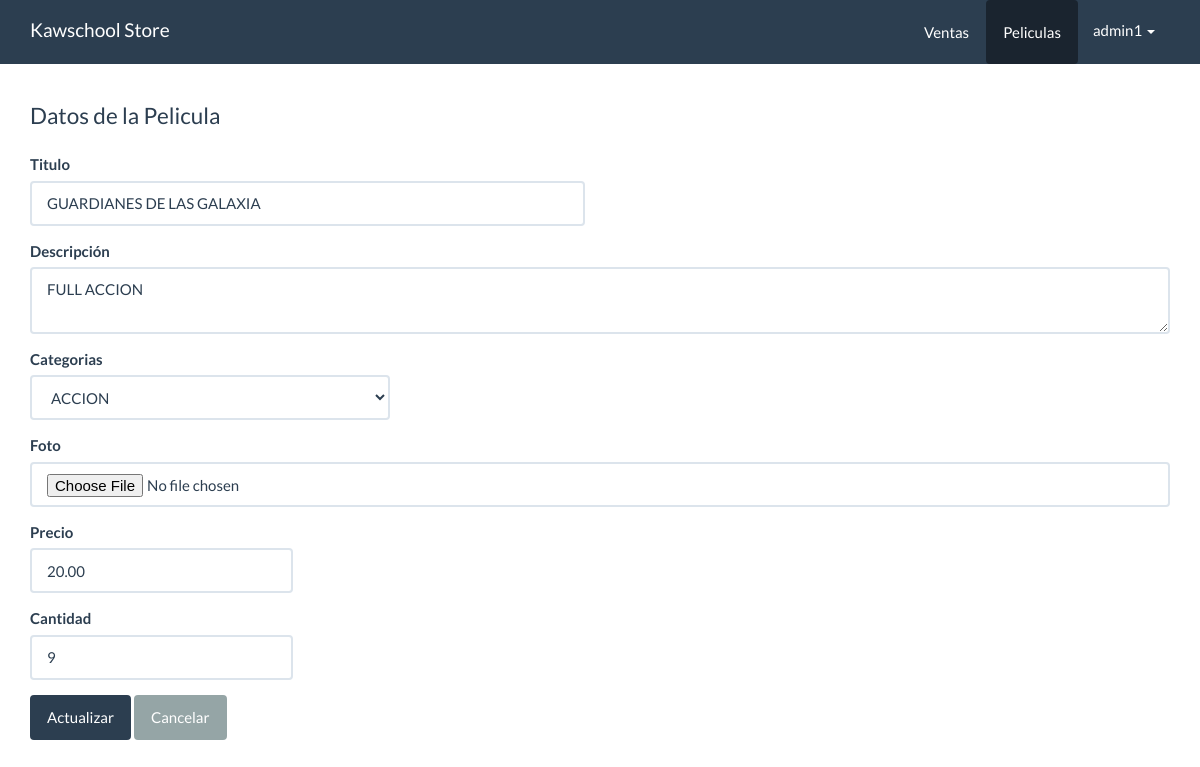
/panel/peliculas/form_actualizar.php?id=1 (signed in), run on the app's committed database.
### tables this page shows
CREATE TABLE `peliculas`  (
  `id` int(11) NOT NULL AUTO_INCREMENT,
  `titulo` varchar(80) NOT NULL,
  `descripcion` varchar(300) NOT NULL,
  `foto` varchar(100) NOT NULL,
  `precio` decimal(10, 2) NOT NULL,
  `categoria_id` int(10) NOT NULL,
  `fecha` date NOT NULL,
  `estado` int(11) NOT NULL DEFAULT 1,
  `cantidad` int(11) NOT NULL,
  `stock_min` int(11) NOT NULL,
  `stock_max` int(11) NOT NULL,
  PRIMARY KEY (`id`) USING BTREE
);

CREATE TABLE `categorias`  (
  `id` int(10) NOT NULL AUTO_INCREMENT,
  `nombre` varchar(50) NOT NULL,
  PRIMARY KEY (`id`) USING BTREE
);

### src/Pelicula.php (called while the page is built, shortened)
<?php
class Pelicula{
    private $cn = null;
    public function __construct(){
        $this->config = parse_ini_file(__DIR__.'/../config.ini') ;
        $this->cn = new \PDO( $this->config['dns'], $this->config['usuario'],$this->config['clave'],array(
            \PDO::MYSQL_ATTR_INIT_COMMAND => 'SET NAMES utf8'
        ));
    }
    public function mostrarPorId($id){
        $sql = "SELECT * FROM `peliculas` WHERE `id`=:id ";
        $resultado = $this->cn->prepare($sql);
        $_array = array(
            ":id" =>  $id
        );
        if($resultado->execute($_array))
            return $resultado->fetch();
        return false;
    }
}

### src/Categoria.php (called while the page is built, shortened)
<?php
class Categoria{
    private $cn = null;
    public function __construct(){
        $this->config = parse_ini_file(__DIR__.'/../config.ini') ;
        $this->cn = new \PDO( $this->config['dns'], $this->config['usuario'],$this->config['clave'],array(
            \PDO::MYSQL_ATTR_INIT_COMMAND => 'SET NAMES utf8'
        ));
    }
    public function mostrar(){
        $sql = "SELECT * FROM categorias";
        $resultado = $this->cn->prepare($sql);
        if($resultado->execute())
            return $resultado->fetchAll();
        return false;
    }
}

### panel/peliculas/form_actualizar.php (the view, shortened to what this page needs)
<?php
  if(isset($_GET['id']) && is_numeric($_GET['id'])){
      $id = $_GET['id'];
      $pelicula = new Kawschool\Pelicula;
      $resultado = $pelicula->mostrarPorId($id);
?>
<?php
  }else{
    header('Location: index.php');
  }
?>
<!DOCTYPE html>
<html lang="en">
  <head>
    <link rel="stylesheet" href="../../assets/css/bootstrap.min.css">
    <link rel="stylesheet" href="../../assets/css/estilos.css">
  </head>
  <body>
    <nav class="navbar navbar-default navbar-fixed-top">
      <div class="container">
        <div class="navbar-header">
          <a class="navbar-brand" href="../dashboard.php">Kawschool Store</a>
        </div>
        <div id="navbar" class="navbar-collapse collapse">
          <ul class="nav navbar-nav pull-right">
            <li>
              <a href="../pedidos/index.php" class="btn">Ventas</a>
            </li>
            <li class="active">
              <a href="index.php" class="btn">Peliculas</a>
            </li>
            <li class="dropdown">
                <a href="#" class="dropdown-toggle" data-toggle="dropdown" role="button" aria-haspopup="true" aria-expanded="false"><?php print $_SESSION['usuario_info']['nombre_usuario'] ?> <span class="caret"></span></a>
            </li>
          </ul>
        </div>
      </div>
    </nav>
    <div class="container" id="main">
      <div class="row">
        <div class="col-md-12">
          <fieldset>
            <legend>Datos de la Pelicula</legend>
            <form method="POST" action="" enctype="multipart/form-data" >
              <div class="row">
                  <div class="col-md-6">
                      <div class="form-group">
                          <label>Titulo</label>
                          <input value="<?php print $resultado['titulo'] ?>" type="text" class="form-control" name="titulo" required>
                      </div>
                  </div>
              </div>
              <div class="row">
                  <div class="col-md-12">
                      <div class="form-group">
                          <label>Descripción</label>
                          <textarea class="form-control" name="descripcion" id="" cols="3" required><?php print $resultado['descripcion']?></textarea>
                      </div>
                  </div>
              </div>
              <div class="row">
                  <div class="col-md-4">
                      <div class="form-group">
                          <label>Categorias</label>
                          <select class="form-control" name="categoria_id" required>
                            <?php
                              $categoria = new Kawschool\Categoria;
                              $info_categoria = $categoria->mostrar();
                              $cantidad = count($info_categoria);
                                for($x =0; $x< $cantidad;$x++){
                                  $item = $info_categoria[$x];
                              ?>
                                <option value="<?php print $item['id'] ?>"
                                 <?php print $resultado['categoria_id']== $item['id'] ?'selected':'' ?>
                                ><?php print $item['nombre'] ?></option>
                              <?php
                                }
                              ?>
                          </select>
                      </div>
                  </div>
              </div>
              <div class="row">
                  <div class="col-md-12">
                      <div class="form-group">
                          <label>Foto</label>
                          <input type="file" class="form-control" name="foto">
                      </div>
                  </div>
              </div>
              <div class="row">
                  <div class="col-md-3">
                      <div class="form-group">
                          <label>Precio</label>
                          <input value="<?php print $resultado['precio']?>" type="number" class="form-control" name="precio" placeholder="0.00" required>
                      </div>
                  </div>
              </div>
              <div class="row">
                  <div class="col-md-3">
                      <div class="form-group">
                          <label>Cantidad</label>
                          <input value="<?php print $resultado['cantidad']?>" type="number" class="form-control" name="cantidad" placeholder="0.00" required>
                      </div>
                  </div>
              </div>
              <input type="submit" class="btn btn-primary" name="accion" value="Actualizar">
              <a href="index.php" class="btn btn-default">Cancelar</a>
            </form>
          </fieldset>
        </div>
      </div>
    </div>
  </body>
</html>

### assets/css/estilos.css (style rules this page uses)
#main { margin-top: 100px; }

### data on the page
peliculas: titulo "GUARDIANES DE LAS GALAXIA", descripcion "FULL ACCION", categoria_id "ACCION", precio "20.00", cantidad "9"

### other printed values
$_SESSION['usuario_info']['nombre_usuario'] "admin1"
